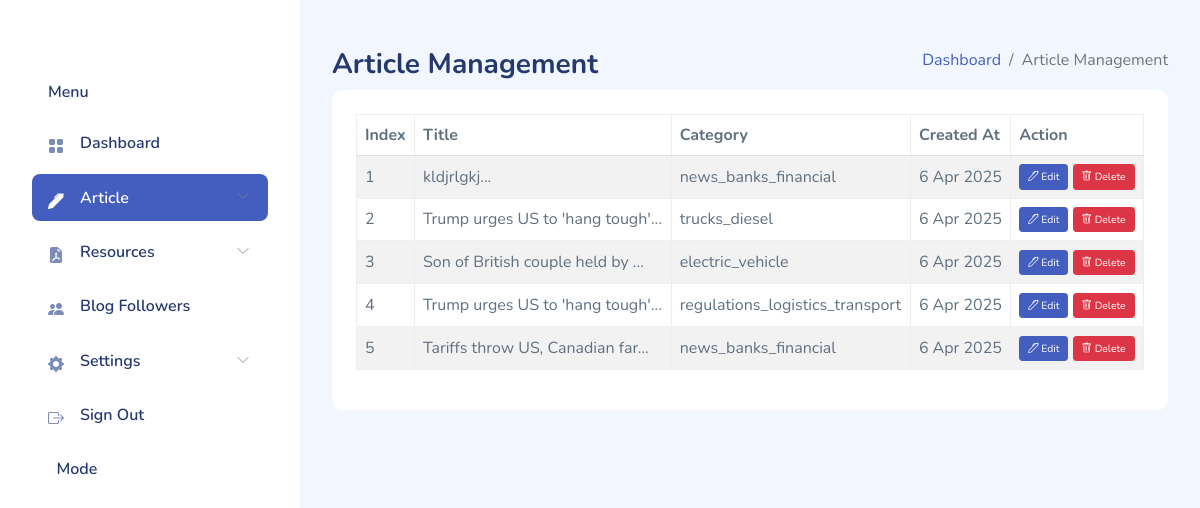
The app's page /article-management/ (signed in), older data.
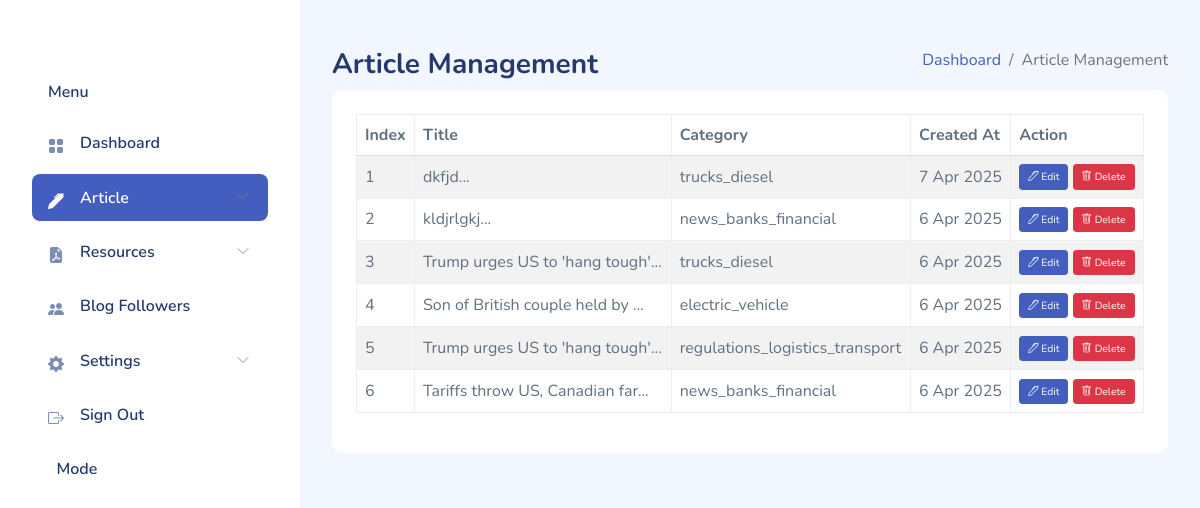
The same page, newer data.
### admin_app/models.py (models this page shows, shortened)
class Article(models.Model):
    title = models.CharField(max_length=200)
    slug = models.SlugField(unique=True, blank=True)
    content = models.TextField()
    thumbnail = models.ImageField(upload_to=thumbnail_upload_to)
    news_type = models.CharField(
        max_length=50,
        choices=NEWS_TYPE_CHOICES,
        verbose_name="Article Category"
    )
    created_at = models.DateTimeField(default=timezone.now)
    updated_at = models.DateTimeField(auto_now=True)
    full_content_url = models.URLField(blank=True, null=True, help_text="URL to the full content")
    class Meta:
        ordering = ['-created_at']

### admin_app/views.py (the view)
# urls.py: path("article-management/", ArticleManagement.as_view(), name="article-management-view"),
class ArticleManagement(AuthRequiredMixin, TemplateView):
    template_name = "admin_templates/article-management.html"
    def get_context_data(self, *args, **kwargs):
        context = super().get_context_data(*args, **kwargs)
        articles = Article.objects.only('id', 'title', 'thumbnail', 'created_at', 'updated_at').all()
        context['articles'] = articles
        return context

### admin_app/views.py (called while the page is built)
    def dispatch(self, request, *args, **kwargs):
        if not request.user.is_authenticated:
            return redirect(self.login_url)
        return super().dispatch(request, *args, **kwargs)

### templates/admin_templates/article-management.html (shortened to what this page needs)
{% extends 'admin_templates/base.html' %}
{% block 'main-page-content' %}
<div class="page-heading">
    <div class="page-title">
        <div class="row">
            <div class="col-12 col-md-6 order-md-1 order-last">
                <h3>Article Management</h3>
            </div>
            <div class="col-12 col-md-6 order-md-2 order-first">
                <nav aria-label="breadcrumb" class="breadcrumb-header float-start float-lg-end">
                    <ol class="breadcrumb">
                        <li class="breadcrumb-item">
                            <a href="{% url 'admin-index-view' %}" hx-get="{% url 'admin-index-view' %}"
                                hx-target="#main-content" hx-swap="innerHTML" hx-push-url="true">Dashboard</a>
                        </li>
                        <li class="breadcrumb-item active" aria-current="page">Article Management</li>
                    </ol>
                </nav>
            </div>
        </div>
    </div>
    <section class="section">
        <div class="card">
            <div class="card-body">
                <div class="row">
                    <div class="col-md-12">
                        <table id="articleDataTable" class="table nowrap table-striped table-bordered dt-responsive"
                            style="width:100%">
                            <thead>
                                <tr>
                                    <th>Index</th>
                                    <th>Title</th>
                                    <th>Category</th>
                                    <th>Created At</th>
                                    <th>Action</th>
                                </tr>
                            </thead>
                            <tbody>
                                {% for article in articles %}
                                <tr data-slug="{{ article.slug }}">
                                    <td>{{ forloop.counter }}</td>
                                    <td>{{ article.title|slice:30 }}...</td>
                                    <td>{{ article.news_type }}</td>
                                    <td>{{ article.created_at|date:"j M Y" }}</td>
                                    <td>
                                        <a href="{% url 'update-article-view' article.slug %}"
                                            class="btn btn-primary btn-sm"><i class="bi bi-pen"></i> Edit</a>
                                            <a href="#" class="btn btn-danger btn-sm delete-btn"
                                                data-slug="{{ article.slug }}">
                                                <i class="bi bi-trash"></i> Delete
                                            </a>
                                    </td>
                                </tr>
                                {% endfor %}
                            </tbody>
                        </table>
                    </div>
                </div>
            </div>
        </div>
    </section>
</div>
{% endblock %}

Row changes from the older to the newer data that the page shows:
added Article: title "dkfjd", news_type "trucks_diesel", created_at "7 Apr 2025"
